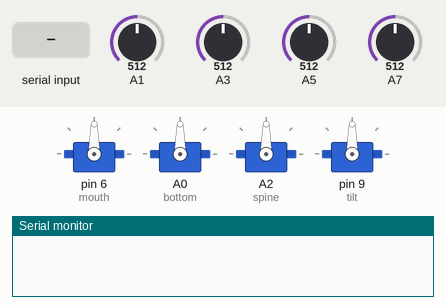
Bench run of a sketch on a simulated Arduino Nano, built with avr-gcc and run on an emulated ATmega328P. Shown: 4 × servo, the last lines printed to the serial monitor. Inputs (shaded band) come from the test bench; at power-on: A1 = 512, A3 = 512, A5 = 512, A7 = 512.

Above: at 1.2 s.
1.3 s: "90 45 200\n" received over Serial
At 3.8 s:
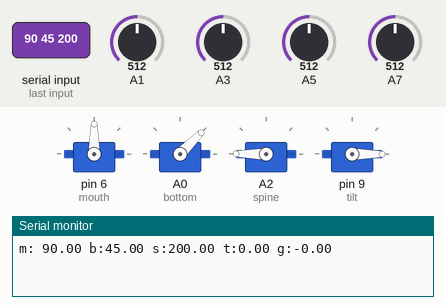
4.3 s: A1 set to 716
At 5.1 s:
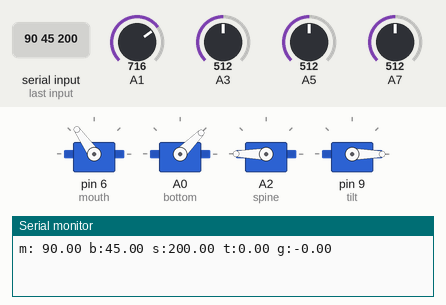
5.8 s: A3 set to 533
At 6.2 s:
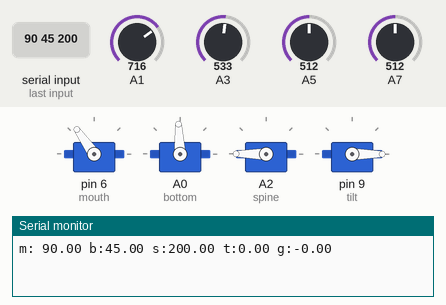
7.3 s: A5 set to 716
At 8.5 s:
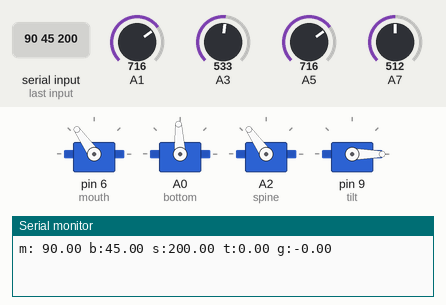
8.8 s: A7 set to 530
At 9.7 s:
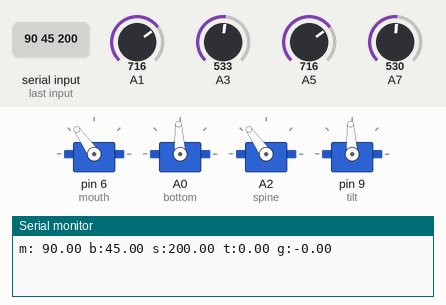
10.3 s: "u\n" received over Serial
At 11.0 s:
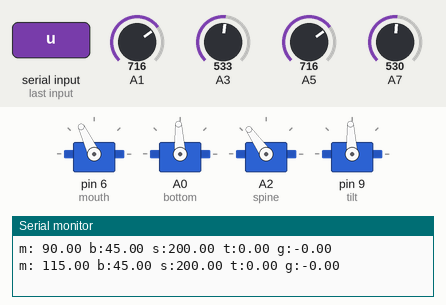
Timing chart, 0 to 12.8 s (numbered marks = the images above; inputs shaded):
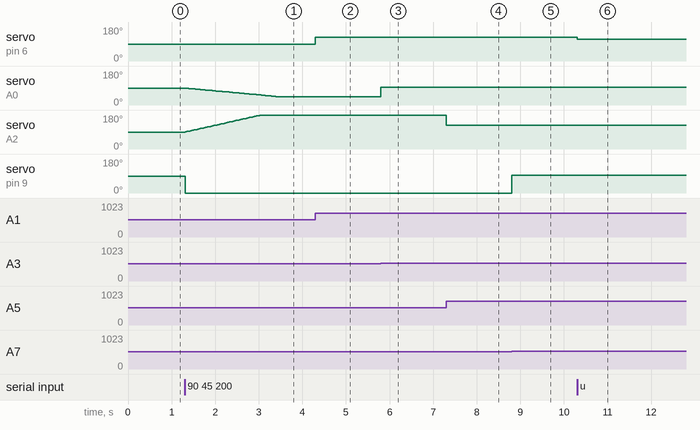

Measured:
- the behaviour switches between 517 and 518 on A3 (found by bisection; images 2 and 3)
- the behaviour switches between 517 and 518 on A7 (found by bisection; images 4 and 5)
- after the input at 1.3 s, servo on A0 (bottom): moves from 90° to 45° over 2.1 s, starting at once; servo on A2 (spine): moves from 90° to 180° over 1.7 s, starting at once; servo on pin 9 (tilt): 90° → 0° at once
- after the input at 4.3 s, servo on pin 6 (mouth): 90° → 125° at once
- after the input at 5.8 s, servo on A0 (bottom): 45° → 93° at once
- after the input at 7.3 s, servo on A2 (spine): 180° → 125° at once
- after the input at 8.8 s, servo on pin 9 (tilt): 0° → 93° at once
- after the input at 10.3 s, servo on pin 6 (mouth): 125° → 115° at once

The sketch:

bluetooth_potentiometer_controlled_robot_to_sell.ino
```cpp
#include <Servo.h>

Servo mouth, spine, tilt, bottom, gate;
/*
int mouth_least = 105, mouth_most = 175;
int bottom_least = 0, bottom_most = 180;
int spine_least = 20, spine_most = 110;
int tilt_least = 40, tilt_most = 180;
int gate_least = 0, gate_most = 180;
*/

int gate_least = 0;
int gate_most = 180;
int mouth_least = 0;
int mouth_most = 180;
int bottom_least = 0;
int bottom_most = 180;
int spine_least = 0;
int spine_most = 180;
int tilt_least = 0;
int tilt_most = 180;

float mouth_angle=int((mouth_most-mouth_least)/2);
float bottom_angle=int((bottom_most-bottom_least)/2);
float spine_angle=int((spine_most-spine_least)/2);
float tilt_angle=int((tilt_most-tilt_most)/2);
float gate_angle=int((gate_most-gate_least)/2);
int stepp = 25;

float mouth_poten=0, bottom_poten=0, spine_poten=0, tilt_poten=0;

void check_if_potens_updated(){
  float new_mouth_poten = map(analogRead(A1), 0, 1023, 0, 180);
  float new_bottom_poten = map(analogRead(A3), 0, 1023, 0, 180);
  float new_spine_poten = map(analogRead(A5), 0, 1023, 0, 180);
  float new_tilt_poten = map(analogRead(A7), 0, 1023, 0, 180);

  if(new_mouth_poten!=mouth_poten){
    mouth_poten = new_mouth_poten;
    mouth.write(mouth_poten);
  }
  if(new_bottom_poten!=bottom_poten){
    bottom_poten = new_bottom_poten;
    bottom.write(bottom_poten);
  }
  if(new_spine_poten!=spine_poten){
    spine_poten = new_spine_poten;
    spine.write(spine_poten);
  }
  if(new_tilt_poten!=tilt_poten){
    tilt_poten = new_tilt_poten;
    tilt.write(tilt_poten);
  }
}

void setup() {
  // put your setup code here, to run once:
  mouth.attach(6);
  bottom.attach(A0);
  spine.attach(A2);
  tilt.attach(9);

  check_if_potens_updated();

  Serial.begin(9600);
}


String getValue(String data, char separator, int index){
    int maxIndex = data.length() - 1;
    int j = 0;
    String chunkVal = "";

    for (int i = 0; i <= maxIndex && j <= index; i++)
    {
        chunkVal.concat(data[i]);

        if (data[i] == separator)
        {
            j++;

            if (j > index)
            {
                chunkVal.trim();
                return chunkVal;
            }

            chunkVal = "";
        }
        else if ((i == maxIndex) && (j < index)) {
            chunkVal = "";
            return chunkVal;
        }
    }
}


void print_coordinates(){
  Serial.println("m: " + String(mouth_angle) + " b:" + String(bottom_angle) +
                " s:" + String(spine_angle) + " t:" + String(tilt_angle) + " g:" + String(gate_angle));
}

void go_to_coordinates(int m, int b, int s, int t, int g, int delayy){
  int mouth_direction = m > mouth_angle ? 1: -1;
  int bottom_direction = b > bottom_angle ? 1: -1;
  int spine_direction = s > spine_angle ? 1: -1;
  int tilt_direction = t > tilt_angle ? 1: -1;
  int gate_direction = g > gate_angle ? 1: -1;

  int mouth_difference = (m-mouth_angle) * mouth_direction;
  int bottom_difference = (b-bottom_angle) * bottom_direction;
  int spine_difference = (s-spine_angle) * spine_direction;
  int tilt_difference = (t-tilt_angle) * tilt_direction;
  int gate_difference = (g-gate_angle) * gate_direction;
  int longest_difference = mouth_difference;
  if(bottom_difference>longest_difference)
    longest_difference = bottom_difference;
  if(spine_difference>longest_difference)
    longest_difference = spine_difference;
  if(tilt_difference>longest_difference)
    longest_difference = tilt_difference;
  if(gate_difference>longest_difference)
    longest_difference = gate_difference;


  float mouth_stepp = (m - mouth_angle) / longest_difference;
  float bottom_stepp = (b - bottom_angle) / longest_difference;
  float spine_stepp = (s - spine_angle) / longest_difference;
  float tilt_stepp = (t - tilt_angle) / longest_difference;
  float gate_stepp = (g - gate_angle) / longest_difference;
  for(int i=0; i<longest_difference; i++){
    mouth_angle += mouth_stepp;
    mouth.write(mouth_angle);
    bottom_angle += bottom_stepp;
    bottom.write(bottom_angle);
    spine_angle += spine_stepp;
    spine.write(spine_angle);
    tilt_angle += tilt_stepp;
    tilt.write(tilt_angle);
    gate_angle += gate_stepp;
    gate.write(gate_angle);
    delay(delayy); // 12 good 19 was evenbetter
  }


}

void loop() {

  check_if_potens_updated();

  // put your main code here, to run repeatedly:
  if(Serial.available()>0){
    String msg = Serial.readStringUntil('\n');

      if(msg=="0"){
        for(int i=5; i>0; i--){
          Serial.println("Starting in " + String(i));
          delay(1000);
        }int regular_speed = 15;
        int slow_speed = 50;
        int fast_speed = 1;
        int regular_delay = 50;
        for(int i=0; i<10; i++){
          Serial.println("doing loop " + String(i+1));
        go_to_coordinates(180, 75, 40, 105, 70, regular_speed);
        delay(regular_delay);
        go_to_coordinates(180, 75, 80, 65, 70, regular_speed);
        delay(regular_delay);
        go_to_coordinates(180, 75, 105, 30, 70, regular_speed);
        delay(regular_delay);
        go_to_coordinates(180, 75, 105, 30, 145, fast_speed);
        delay(500);
        go_to_coordinates(70, 75, 105, 30, 145, regular_speed);
        delay(regular_delay);
        go_to_coordinates(70, 75, 80, 65, 145, regular_speed);
        delay(regular_delay);
        go_to_coordinates(70, 75, 40, 105, 70, regular_speed);
        delay(regular_delay);
        go_to_coordinates(70, 45, 70, 145, 70, regular_speed);
        delay(regular_delay);
        go_to_coordinates(70, 38, 100, 120, 70, slow_speed);
        delay(regular_delay);
        go_to_coordinates(180, 38, 100, 120, 70, regular_speed);
        delay(regular_delay);
        go_to_coordinates(180, 45, 70, 145, 70, regular_speed);
        delay(regular_delay);
        }
      } else if(msg=="1"){
          stepp = 5;
      } else if(msg=="2"){
          stepp = 10;
      } else if(msg=="3"){
          stepp = 25;
      } else if(msg=="4"){
          stepp = 50;
      } else if(msg=="5"){
          stepp = 100;
      } else if(msg=="6"){
          stepp = 200;
      } else if(msg=="u") {
        mouth_angle += stepp;
        if(mouth_angle>mouth_most) mouth_angle=mouth_most;
        mouth.write(mouth_angle);
        print_coordinates();

      } else if(msg=="j"){
        mouth_angle -= stepp;
        if(mouth_angle<mouth_least) mouth_angle=mouth_least;
        mouth.write(mouth_angle);
        print_coordinates();

      } else if(msg=="y") {
        gate_angle += stepp;
        if(gate_angle>gate_most) gate_angle=gate_most;
        gate.write(gate_angle);
        print_coordinates();

      } else if(msg=="h"){
        gate_angle -= stepp;
        if(gate_angle<gate_least) gate_angle=gate_least;
        gate.write(gate_angle);
        print_coordinates();

      } else if(msg=="i"){
        bottom_angle += stepp;
        if(bottom_angle>bottom_most)
          bottom_angle=bottom_most;
        bottom.write(bottom_angle);
        print_coordinates();

      } else if(msg=="k"){
        bottom_angle -= stepp;
        if(bottom_angle<bottom_least)
          bottom_angle=bottom_least;
        bottom.write(bottom_angle);
        print_coordinates();

      } else if(msg=="o"){
        spine_angle += stepp;
        if(spine_angle>spine_most)
          spine_angle=spine_most;
        spine.write(spine_angle);
        print_coordinates();

      } else if(msg=="l"){
        spine_angle -= stepp;
        if(spine_angle<spine_least)
          spine_angle=spine_least;
        spine.write(spine_angle);
        print_coordinates();

      } else if(msg=="p"){
        tilt_angle += stepp;
        if(tilt_angle>tilt_most)
          tilt_angle=tilt_most;
        tilt.write(tilt_angle);
        print_coordinates();

      } else if(msg=="m"){
        tilt_angle -= stepp;
        if(tilt_angle<tilt_least)
          tilt_angle=tilt_least;
        tilt.write(tilt_angle);
        print_coordinates();

      } else {
        float m = getValue(msg, ' ', 0).toFloat();
        float b = getValue(msg, ' ', 1).toFloat();
        float s = getValue(msg, ' ', 2).toFloat();
        float t = getValue(msg, ' ', 3).toFloat();
        float g = getValue(msg, ' ', 4).toFloat();
        if(!(m==0 && b==0 && s==0 && t==0 && g==0)){
          go_to_coordinates(m, b, s, t, g, 19);
          print_coordinates();
        }
      }
  }
}
```
